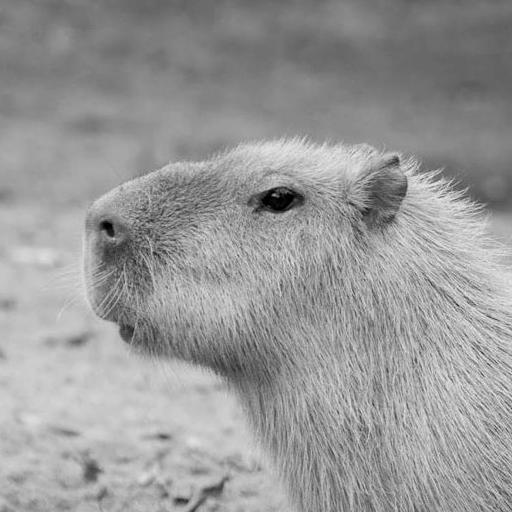
#> input picture assets/image_bw.jpg, 512 x 512 px
$ python task_4.py
#> lines starting #> are read from the running program, lines starting #| are printed output that depends on the picture
from PIL import Image
import math

def load_image(file_path):
#> called with file_path = '../assets/image_bw.jpg'
    return Image.open(file_path).convert('L')
#> returned value is the input picture: PIL image 512x512 L; min 0, max 240, mean 152.5

def save_image(image, file_path):
    image.save(file_path)

def apply_sobel_operator(image):
    width, height = image.size
#> width = 512; height = 512
    sobel_x = [[-1, 0, 1],
               [-2, 0, 2],
               [-1, 0, 1]]
    sobel_y = [[1, 2, 1],
               [0, 0, 0],
               [-1, -2, -1]]

    new_image = Image.new("L", (width, height))
#> new_image: PIL image 512x512 L; every value is 0

    for y in range(1, height - 1):
        for x in range(1, width - 1):
            pixel_x = sum(image.getpixel((x + i, y + j)) * sobel_x[i][j] for i in range(-1, 2) for j in range(-1, 2))
            pixel_y = sum(image.getpixel((x + i, y + j)) * sobel_y[i][j] for i in range(-1, 2) for j in range(-1, 2))
            gradient_magnitude = int(math.sqrt(pixel_x**2 + pixel_y**2))
            new_image.putpixel((x, y), gradient_magnitude)
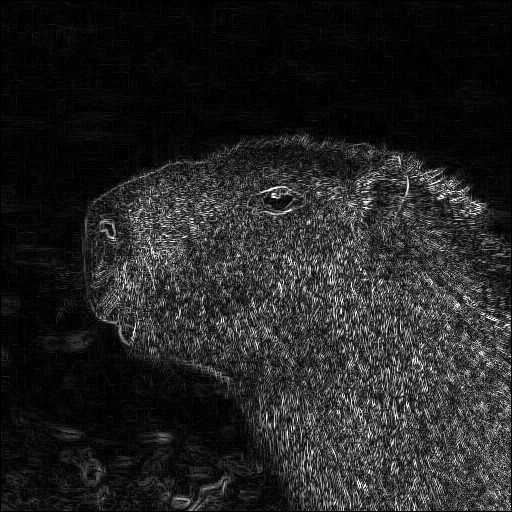
#> new_image: PIL image 512x512 L; min 0, max 255, mean 34.3

    return new_image

if __name__ == "__main__":
    input_image = load_image("../assets/image_bw.jpg")
    edges_image = apply_sobel_operator(input_image)
    save_image(edges_image, "task_4_result/edges_image_default.jpg")

    input_image = load_image("task_2_result/median_filtered_image.jpg")
#> call 2 of load_image, with file_path = 'task_2_result/median_filtered_image.jpg'
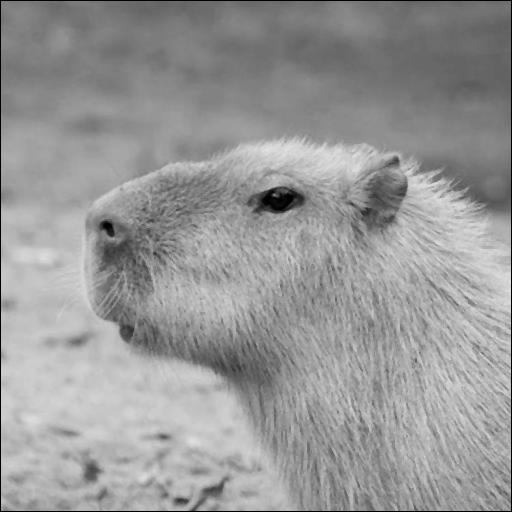
#> input picture lab_2/task_2_result/median_filtered_image.jpg, 512 x 512 px
#> in load_image, returned value is the input picture: PIL image 512x512 L; min 0, max 226, mean 151.6
    edges_image = apply_sobel_operator(input_image)
#> after the loop in apply_sobel_operator (call 2), `for y in range(1, height - 1):`:
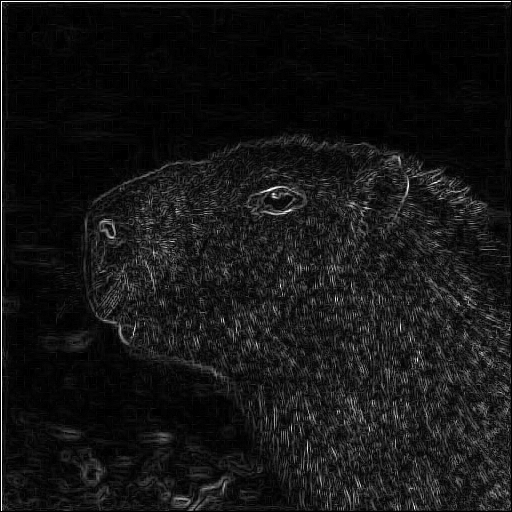
#> new_image: PIL image 512x512 L; min 0, max 255, mean 20.7
    save_image(edges_image, "task_4_result/edges_image_median_filtered.jpg")

    input_image = load_image("task_3_result/sharp_image_rect.jpg")
#> call 3 of load_image, with file_path = 'task_3_result/sharp_image_rect.jpg'
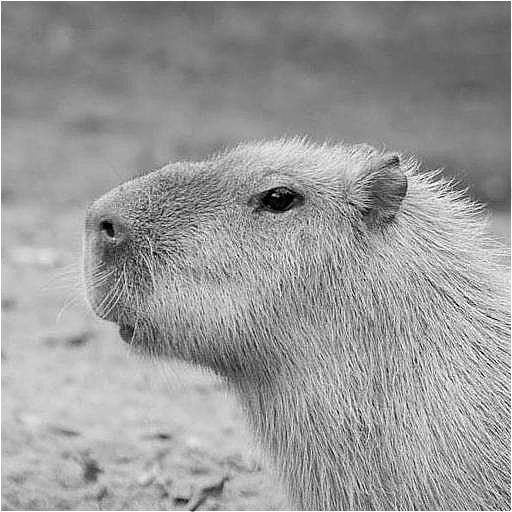
#> input picture lab_2/task_3_result/sharp_image_rect.jpg, 512 x 512 px
#> in load_image, returned value is the input picture: PIL image 512x512 L; min 0, max 255, mean 153.7
    edges_image = apply_sobel_operator(input_image)
#> after the loop in apply_sobel_operator (call 3), `for y in range(1, height - 1):`:
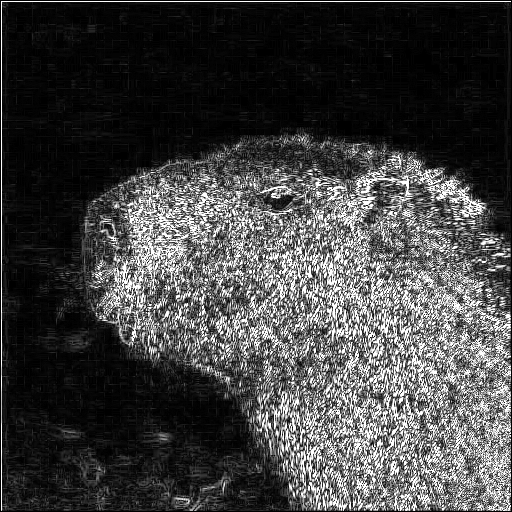
#> new_image: PIL image 512x512 L; min 0, max 255, mean 66.4
    save_image(edges_image, "task_4_result/edges_image_rect.jpg")

    input_image = load_image("task_3_result/sharp_image_gauss.jpg")
#> (the run stopped early here; a loop or call above may not have finished)
